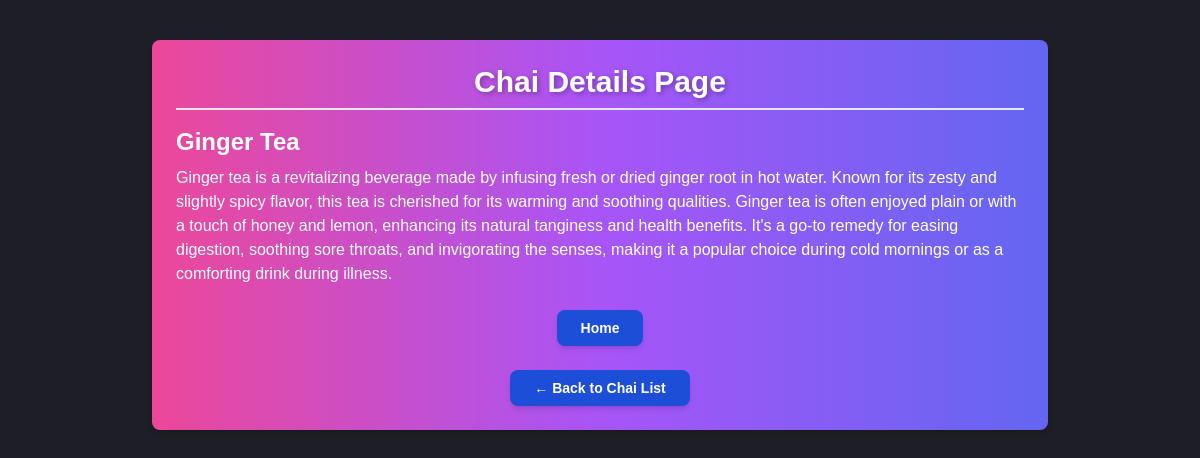
The page /chai/3/ on the database its author committed.
### chai/models.py (models this page shows, shortened)
class ChaiVaraity(models.Model):
    CHAI_TYPE_CHOICE = [
        ('ML', 'MASALA'),
        ('GR', 'GINGER'),
        ('KL', 'KIWI'),
        ('PL', 'PLAIN'),
        ('EL', 'ELACHI'),
        ('GN', 'GREEN'),
        ('BL', 'BLACK'),
        ('WH', 'WHITE'),
        ('OG', 'OOLONG'),
        ('TI', 'TISANES'),
        ('RO', 'ROOIBOS'),
        ('MA', 'MATCHA'),
        ('PU', 'PU-ERH'),
        ('YE', 'YELLOW'),
    ]
    name = models.CharField(max_length=100)
    image = models.ImageField(upload_to='chais/')
    date_added = models.DateTimeField(default=timezone.now)
    type = models.CharField(max_length=2,choices=CHAI_TYPE_CHOICE)
    price = models.IntegerField(default=0)
    description = models.TextField(default='')

### chai/views.py (the view)
# urls.py: path('<int:chai_id>/',views.chai_details,name='Chai_details'),
def chai_details(request, chai_id):
    chai = get_object_or_404(ChaiVaraity, pk=chai_id)
    return render(request, 'chai/chai_detail.html', {'chai': chai})

### chai/templates/chai/chai_detail.html (shortened to what this page needs)
{% extends "layout.html" %}
{% block content %}
<div class="max-w-4xl mx-auto mt-10 p-6 bg-gradient-to-r from-pink-500 via-purple-500 to-indigo-500 rounded-lg shadow-md">
    <h1 class="text-3xl font-bold text-center text-white mb-4 border-b-2 pb-2">Chai Details Page</h1>
    <div class="">
        <h3 class="text-2xl font-semibold text-white mt-4">{{ chai.name }}</h3>
        <p class="mt-2 text-white text-base">{{ chai.description }}</p>
    </div>
    <div class="mt-6 flex justify-center">
        <a href="{% url 'Home' %}"
        class="px-6 py-2 bg-blue-700 text-white font-semibold text-sm rounded-lg shadow-md hover:bg-yellow-400 transition-all duration-300">
           Home
        </a>
    </div>
    <div class="mt-6 flex justify-center">
        <a href="/chai/"
           class="px-6 py-2 bg-blue-700 text-white font-semibold text-sm rounded-lg shadow-md hover:bg-yellow-400 transition-all duration-300">
           ← Back to Chai List
        </a>
    </div>
</div>
{% endblock %}

### static/style.css (style rules this page uses)
body { background-color: #1e1f26; color: #f5f5f5; font-family: 'Arial', sans-serif; margin: 0; padding: 0; line-height: 1.6; }
h1 { text-align: center; font-size: 2.5em; color: #ff6f61; text-shadow: 2px 2px 5px rgba(0, 0, 0, 0.3); }

### rows shown on the page
ChaiVaraity: name "Ginger Tea", description "Ginger tea is a revitalizing beverage made by infusing fresh or dried ginger root in hot water. Known for its zesty and slightly spicy flavor, this tea is cherished for its warming and soothing qualities. Ginger tea is often enjoyed plain or with a touch of honey and lemon, enhancing its natural tanginess and health benefits. It's a go-to remedy for easing digestion, soothing sore throats, and invigorating the senses, making it a popular choice during cold mornings or as a comforting drink during illness."
